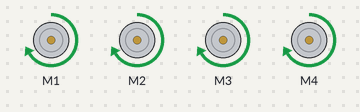
Bench run of a sketch on a simulated Arduino Uno, built with avr-gcc and run on an emulated ATmega328P. On the bench: 4 × DC motor (green arrow = forward, orange = backward, longer = faster).

Above: at 0.5 s.
At 1.5 s:
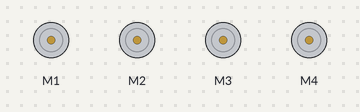
At 2.5 s:
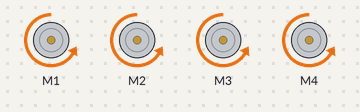
At 3.5 s:
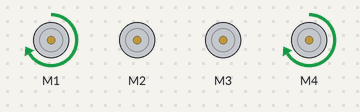
At 4.5 s:
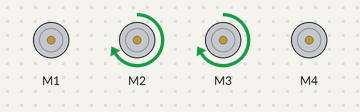
Timing chart, 0 to 6.5 s (numbered marks = the images above):
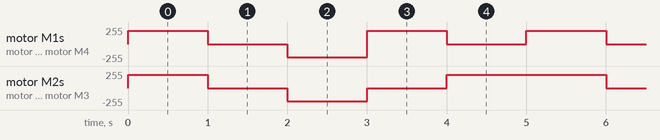

The sketch:

RightLeft_constant_ar.ino
```cpp
#include <Wire.h>
#include <AFMotor.h>

AF_DCMotor motor1(1);
AF_DCMotor motor2(2);
AF_DCMotor motor3(3);
AF_DCMotor motor4(4);  // Motor connected

void setup() {
  // Wire.begin(8);            // I2C slave address
  // Wire.onReceive(receiveEvent);
  motor1.setSpeed(200);
  motor2.setSpeed(200);
  motor3.setSpeed(200);
  motor4.setSpeed(200);     // Motor speed (0-255)

  Serial.begin(9600);

  motor1.run(RELEASE);
  motor2.run(RELEASE);
  motor3.run(RELEASE);
  motor4.run(RELEASE);
}

void loop() {
  motor1.run(FORWARD);
  motor2.run(FORWARD);
  motor3.run(FORWARD);
  motor4.run(FORWARD);
  delay(1000);

  motor1.run(RELEASE);
  motor2.run(RELEASE);
  motor3.run(RELEASE);
  motor4.run(RELEASE);
  delay(1000);

  motor1.run(BACKWARD);
  motor2.run(BACKWARD);
  motor3.run(BACKWARD);
  motor4.run(BACKWARD);
  delay(1000);

  motor1.run(FORWARD);
  motor2.run(RELEASE);
  motor4.run(FORWARD);
  motor3.run(RELEASE);
  delay(1000);

  motor1.run(RELEASE);
  motor2.run(FORWARD);
  motor4.run(RELEASE);
  motor3.run(FORWARD);
  delay(1000);
}

// void receiveEvent(int bytes) {
//   if (Wire.available()) {
//     String command = "";
//     while (Wire.available()) {
//       char c = Wire.read();
//       command += c;   // Store the full command as a string
//     }

//     if (command == "F") {
//       Serial.print("Received: ");
//       Serial.println(command);
//       moveForward();
//     }
//     else if (command == "B") {
//       Serial.print("Received: ");
//       Serial.println(command);
//       moveBackward();
//     }
//     else if (command == "S") {
//       Serial.print("Received: ");
//       Serial.println(command);
//       stopMotors();
//     }
//     else if (command == "R") {
//       Serial.print("Received: ");
//       Serial.println(command);
//       moveRight();
//     }
//     else if (command == "L") {
//       Serial.print("Received: ");
//       Serial.println(command);
//       moveLeft();
//     }
//     // else if (command.startsWith("ARM")) {  // Check for ARM command
//     //   int angleA = command.substring(3).toInt(); // Extract the angle
//     //   servoARM(angleA);
//     // }
//     // else if (command.startsWith("GRIP")) {  // Check for GRIP command
//     //   int angleG = command.substring(4).toInt(); // Extract the angle
//     //   servoGRIP(angleG);
//     // }
//   }
// }
//  void moveForward(){

//   motor1.run(FORWARD);
//   motor2.run(FORWARD);
//   motor3.run(FORWARD);
//   motor4.run(FORWARD);
// }

// void moveBackward(){

//   motor1.run(BACKWARD);
//   motor2.run(BACKWARD);
//   motor3.run(BACKWARD);
//   motor4.run(BACKWARD);
// }

// void stopMotors(){
//   motor1.run(RELEASE);
//   motor2.run(RELEASE);
//   motor3.run(RELEASE);
//   motor4.run(RELEASE);
// }

// void moveRight(){       //Left Motors ON 1 and 4

//   motor1.run(FORWARD);
//   motor2.run(RELEASE);
//   motor4.run(FORWARD);
//   motor3.run(RELEASE);
// }

// void moveLeft(){        //Right Motors ON 2 and 3

//   motor1.run(RELEASE);
//   motor2.run(FORWARD);
//   motor4.run(RELEASE);
//   motor3.run(FORWARD);
// }

// // void servoARM(int angleA) {
// //   //vStep = constrain(step, 0, 180);
// //   myServoA.write(angleA);
// //   Serial.print("ARM set to: ");
// //   Serial.println(angleA);
// // }

// // void servoGRIP(int angleG) {
// //   //vStep = constrain(step, 0, 180);
// //   myServoG.write(angleG);
// //   Serial.print("GRIP set to: ");
// //   Serial.println(angleG);
// // }
```

Measured:
- by itself, motor M2, motor M3: repeats every 5.0 s: stopped 1.0 s, backward 200/255 1.0 s, stopped 1.0 s, forward 200/255 2.0 s
- by itself, motor M1, motor M4: repeats every 5.0 s: stopped 1.0 s, backward 200/255 1.0 s, forward 200/255 1.0 s, stopped 1.0 s, forward 200/255 1.0 s
